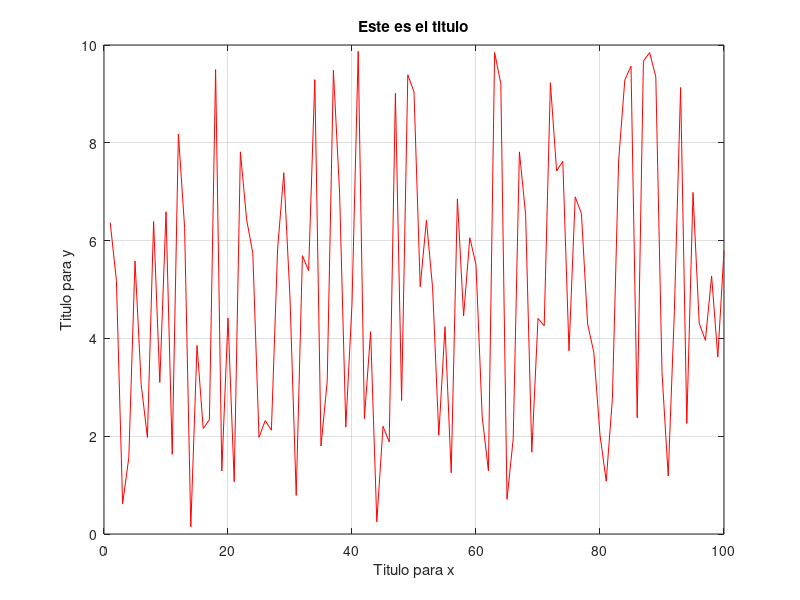

Reproduce this figure in MATLAB.
% uso de plot
clear all
close all
clc
data=[];
vectorInicial=ones(1,100);
for i=vectorInicial
    data=[data,10*i*rand()];
end

plot(data,'r');
grid on
xlabel('Titulo para x');
ylabel('Titulo para y');
title('Este es el titulo');
saveas(figure(1),'grafica.jpg');

%% 

datax=(0:0.1:10*pi);
datay=sin(datax)+rand(1,315);
plot(datax,datay,'r');
